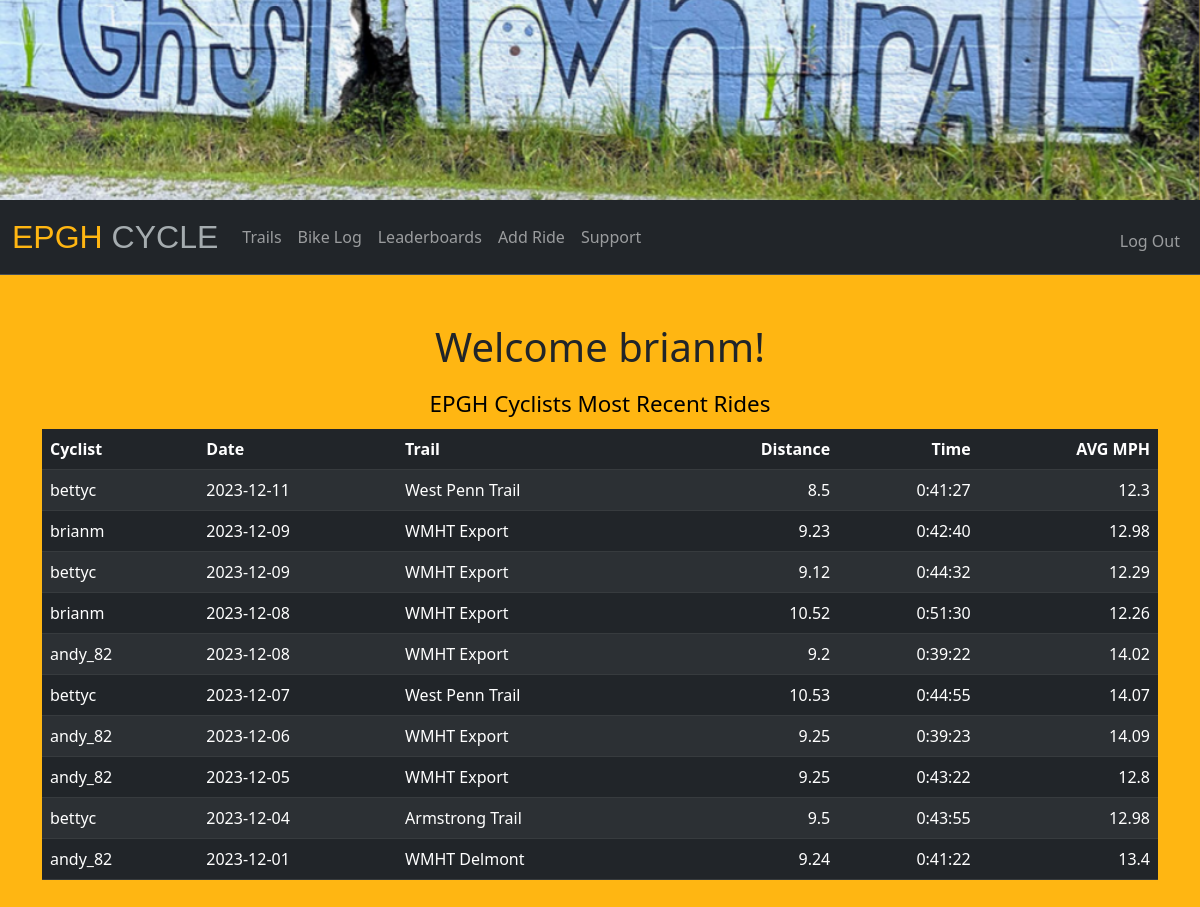
The page / (signed in) on the database its author committed.
### tables this page shows
CREATE TABLE users (id INTEGER PRIMARY KEY AUTOINCREMENT NOT NULL, username TEXT NOT NULL, hash TEXT NOT NULL, 'email' TEXT);

CREATE TABLE 'log' ('id' INTEGER NOT NULL, 'ride_id' INTEGER PRIMARY KEY AUTOINCREMENT NOT NULL, 'date_log' DATETIME NOT NULL DEFAULT CURRENT_DATE, 'date_ride' DATETIME NOT NULL, 'loc' TEXT NOT NULL, 'dist' REAL NOT NULL, 'time' INTEGER NOT NULL, 'mph' REAL NOT NULL, 'note' TEXT);

### app.py (the view)
@app.route("/")
@login_required
def index():
    user_data = db.execute(
        "SELECT username FROM users WHERE id = (?)", session["user_id"]
    )
    name = user_data[0]["username"]
    ride_data = db.execute(
        "SELECT date_ride, loc, dist, time, mph, username FROM log JOIN users ON log.id = users.id ORDER BY date_ride DESC LIMIT 10"
    )
    return render_template(
        "index.html", name=name, ride_data=ride_data, retTime=retTime
    )

### app.py (called while the page is built)
@app.after_request
def after_request(response):
    response.headers["Cache-Control"] = "no-cache, no-store, must-revalidate"
    return response

### helpers.py (called while the page is built)
def retTime(t):
    return (str(timedelta(seconds=t)))

def login_required(f):
    @wraps(f)
    def decorated_function(*args, **kwargs):
        if session.get("user_id") is None:
            return redirect("/welcome")
        return f(*args, **kwargs)
    return decorated_function

### templates/index.html (shortened to what this page needs)
{% extends "layout.html" %}
{% block main %}
    <form action="/index" method="post">
        <main class="container py-6 text-center">
        <h1>Welcome {{ name }}!</h1>
            <table class="table table-striped table-dark table-hover">
                <caption>EPGH Cyclists Most Recent Rides</caption>
                <thead>
                    <tr>
                        <th class="text-start">Cyclist</th>
                        <th class="text-start">Date</th>
                        <th class="text-start">Trail</th>
                        <th class="text-end">Distance</th>
                        <th class="text-end">Time</th>
                        <th class="text-end">AVG MPH</th>
                    </tr>
                </thead>
                {% for ride in ride_data %}
                    <tr>
                        <td class="text-start">{{ ride.username }}</td>
                        <td class="text-start">{{ ride.date_ride }}</td>
                        <td class="text-start">{{ ride.loc }}</td>
                        <td class="text-end">{{ ride.dist }}</td>
                        <td class="text-end">{{ retTime(ride.time) }}</td>
                        <td class="text-end">{{ ride.mph }}</td>
                    </tr>
                {% endfor %}
        </main>
{% endblock %}

### static/table.css (style rules this page uses)
:root { --dt-row-selected: 13, 110, 253; --dt-row-selected-text: 255, 255, 255; --dt-row-selected-link: 9, 10, 11; --dt-row-stripe: 0, 0, 0; --dt-row-hover: 0, 0, 0; --dt-column-ordering: 0, 0, 0; --dt-html-background: white; }

### static/styles.css (style rules this page uses)
caption { font-size: 140%; text-align: center; caption-side: top; color: black; }
body { background-color: #FFB612; }

### rows shown on the page
users: username "brianm"
log: username "bettyc", date_ride "2023-12-11", loc "West Penn Trail", dist "8.5", time "0:41:27", mph "12.3"
log: username "brianm", date_ride "2023-12-09", loc "WMHT Export", dist "9.23", time "0:42:40", mph "12.98"
log: username "bettyc", date_ride "2023-12-09", loc "WMHT Export", dist "9.12", time "0:44:32", mph "12.29"
log: username "brianm", date_ride "2023-12-08", loc "WMHT Export", dist "10.52", time "0:51:30", mph "12.26"
log: username "andy_82", date_ride "2023-12-08", loc "WMHT Export", dist "9.2", time "0:39:22", mph "14.02"
log: username "bettyc", date_ride "2023-12-07", loc "West Penn Trail", dist "10.53", time "0:44:55", mph "14.07"
log: username "andy_82", date_ride "2023-12-06", loc "WMHT Export", dist "9.25", time "0:39:23", mph "14.09"
log: username "andy_82", date_ride "2023-12-05", loc "WMHT Export", dist "9.25", time "0:43:22", mph "12.8"
log: username "bettyc", date_ride "2023-12-04", loc "Armstrong Trail", dist "9.5", time "0:43:55", mph "12.98"
log: username "andy_82", date_ride "2023-12-01", loc "WMHT Delmont", dist "9.24", time "0:41:22", mph "13.4"
